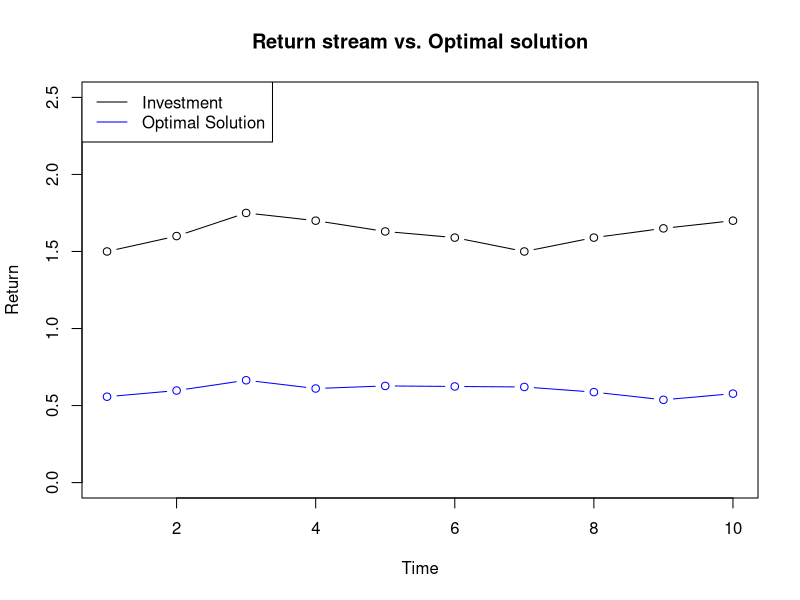

Generate this figure with R:

#####################################
# Title: Returns Based Style Analysis
# Author: Thomas Handscomb
#####################################

#~~~~~~~~~~~~~~~~~~~~~~~~~~~~~~~~~~~~~~~~
# Install packages and load into R session
#install.packages("quadprog")
#install.packages("matrix")

library(quadprog)
library(Matrix)

#~~~~~~~~~~~~~~~~~~~~~~~~~~~~~~~~~~~~~~~~~~~~~~~~~~~~~~~~~
# Specify the fund returns matrix over T = 10 time periods

T=10
R <- matrix(c(1.5, 1.6, 1.75, 1.70, 1.63, 1.59, 1.50, 1.59, 1.65, 1.70))

# n = 4 Index returns over T=10 time periods
n = 4

# The n style factor return streams
F1 <- c(0.76, 0.81, 0.89, 0.80, 0.81, 0.80, 0.79, 0.75, 0.69, 0.75)
F2 <- c(0.93, 0.45, 0.76, 0.45, 0.54, 0.64, 0.74, 0.56, 0.59, 0.45)
F3 <- c(0.15, 0.17, 0.21, 0.23, 0.26, 0.27, 0.28, 0.26, 0.23, 0.23)
F4 <- c(0.20, 0.25, 0.32, 0.35, 0.32, 0.30, 0.25, 0.18, 0.10, 0.09)

F <- cbind(F1, F2, F3, F4)
F

# Set up the symmetric, positive definite matrix D
e = matrix(1,T,1)

M <- diag(T) - ((e %*% t(e))/T)
M

#eigen(M)$values

D <- (2/T)*t(F) %*% M %*% F

# Check that D is symmetric, positive semi-definite
D - (D+t(D))/2

## Set up dvec
d <- 2*(((1/T) * t(R) %*% F) - (1/(T^2))*(t(e) %*% R %*% t(e) %*% F))
d

# Build up the constraint matrix A and bvec, b0
A <- t(rbind(rep(1,n), diag(n), -diag(n)))
A

# Define the constraint coefficient column vector b0
b0 <- matrix(c(1, rep(0,n), rep(-1,n)))
b0

# Call the QP solver
sol <- solve.QP(Dmat = D, dvec = t(d), Amat = A, bvec = b0, meq = 1)

# The solution gives the vector w comprised of optimal weights
sol$solution

#> sol$solution
#[1] 0.6679001 0.0000000 0.3320999 0.0000000

# Double check that the sum of the w_i coefficients = 1
runtot = 0
for (i in 1:n){
  runtot =+ runtot + sol$solution[i]
}
print (runtot)
#[1] 1

# Construct the optimised solution from the solve.QP output
wvec  = {}
for (j in 1:n){
  wvec = rbind(wvec, sol$solution[j])
}
wvec

# Once the weight matrix has been constructed, the optimal solution can then be constructed
opsol <- F %*% wvec
opsol

# Calculate the fit of the optimal solution, recall the optimisation model is minimising var(R-F*wvec) 
var(R-opsol) #0.006430116

# View a plot of the return stream and the optimal solution
plot(R, ylim = c(0.0, 2.50), type = 'b'
     , main="Return stream vs. Optimal solution"
     , xlab="Time"
     , ylab="Return")
points(opsol, col = 'blue', type = 'b')
legend("topleft", legend=c("Investment", "Optimal Solution")
       , col=c("black", "blue")
       , lty=c(1,1))

#~~~~~~~~~~~~~~~~~~~~~~~~~~~~~~~~~~~~~~~~~~~~~~~~~~~~~~~~~~~~~~~~~~~~~~~~~~~
# Try 10000 random solutions to check that you can't achieve a lower variance

# First create solution data frame with first row as the QP solved optimal solution
df_solutions = data.frame("Solution_ID" = character(0), "Variance" = numeric(0))
df_solutions = rbind(df_solutions, c(as.character("Optimal"), as.numeric(var(R-opsol))))
colnames(df_solutions) <- c("Solution_Id", "Variance")
#head(df_solutions)

# Then create 10000 random choices of weights that sum to 1 and corresponding random solutions
for (i in 1:10000){
  # Define random weights
  R4 <- runif(4)
  R4 <- R4/sum(R4)
  rancoef1 = R4[1]
  rancoef2 = R4[2]
  rancoef3 = R4[3]
  rancoef4 = R4[4]
  random_wvec = as.matrix(c(rancoef1, rancoef2, rancoef3, rancoef4))
  
  # Construct the solution corresponding to the random weights
  randomsol = F %*% random_wvec
  
  # Create a temporary dataframe containing the iteration solution
  df_temp = data.frame("Solution_ID" = character(0), "Variance" = numeric(0))
  df_temp = rbind(df_temp, c(paste0("RanSol_",i), var(R-randomsol)))
  colnames(df_temp) <- c("Solution_Id", "Variance")
  
  # Append iteration solution to the total solution dataframe
  df_solutions = rbind(df_solutions, df_temp)
}
# The rbind has created Variance as a factor...
sapply(df_solutions, class)
#...so convert back to numeric
df_solutions$Variance = as.numeric(paste(df_solutions$Variance))
sapply(df_solutions, class)

# Sort the solution dataframe by descending Variance, show the lowest 10 only
head(df_solutions[order(df_solutions$Variance),], 10)

#Solution_Id    Variance
#1        Optimal 0.006430116
#8607 RanSol_8606 0.006632959
#4117 RanSol_4116 0.006643589
#509   RanSol_508 0.006652932
#8542 RanSol_8541 0.006659689
#6736 RanSol_6735 0.006747747
#7805 RanSol_7804 0.006753655
#4066 RanSol_4065 0.006755018
#9213 RanSol_9212 0.006757928
#7053 RanSol_7052 0.006819245

# Optimal solution is still the top!
